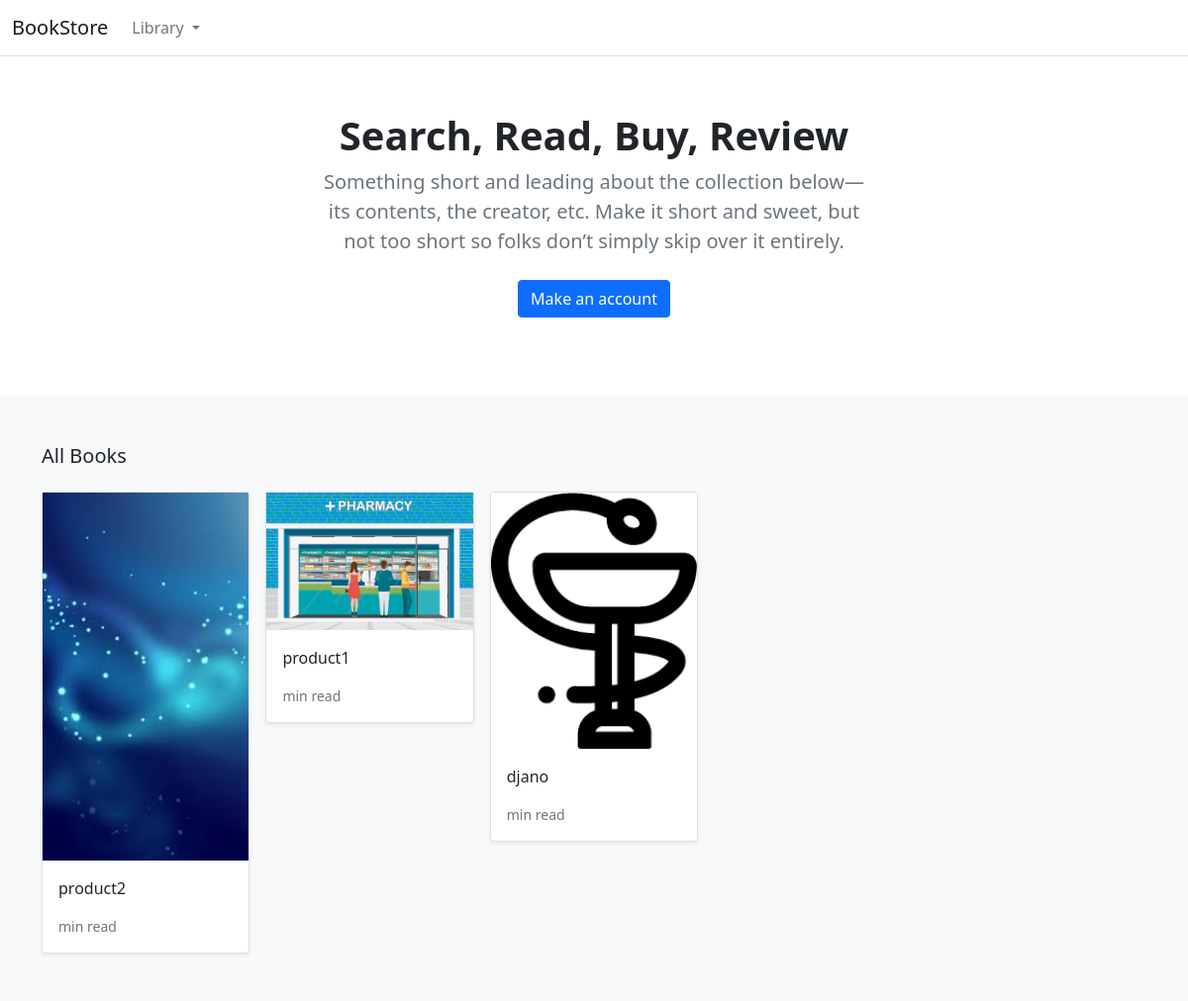
The app's page /, older data.
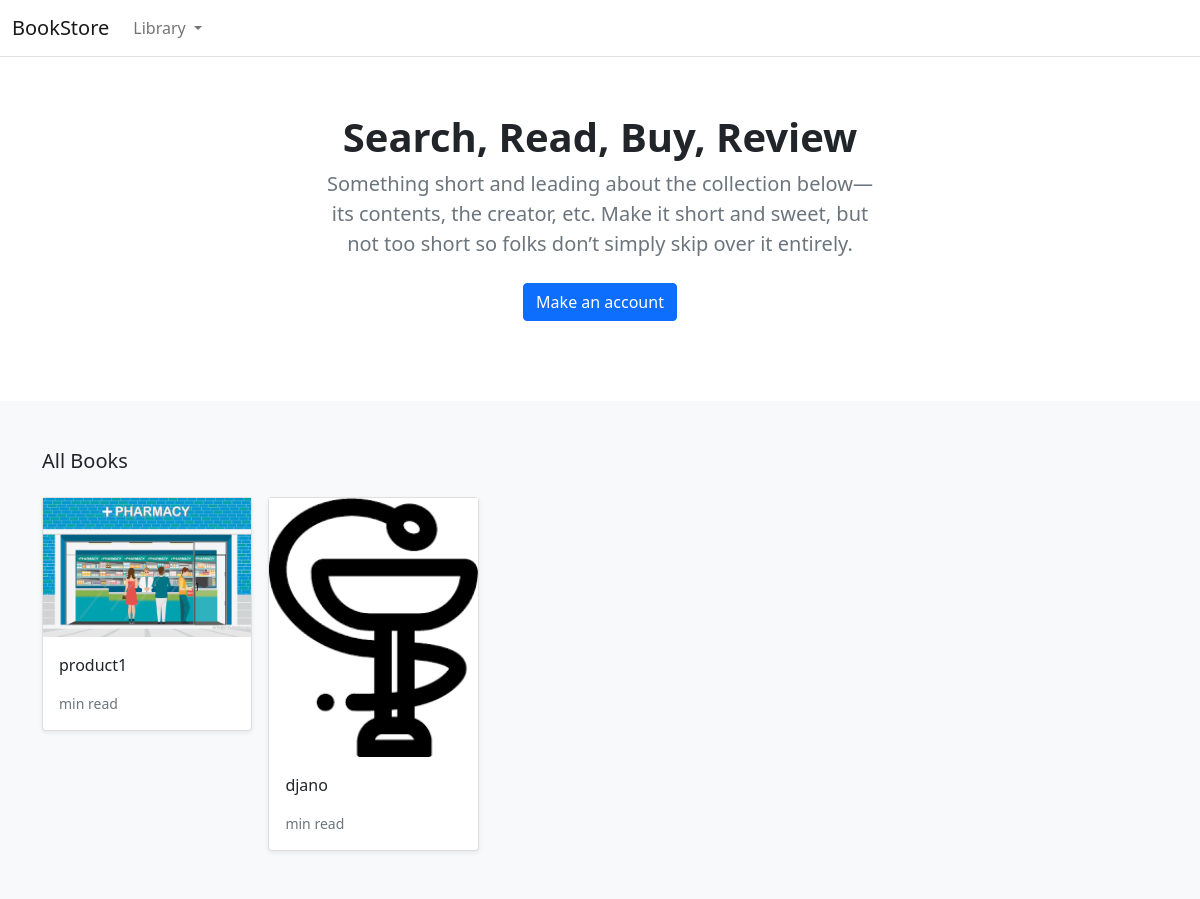
The same page, newer data.
### store/models.py (models this page shows, shortened)
class Product(models.Model):
    category = models.ForeignKey(Category,related_name='product', on_delete=models.CASCADE)
    created_by = models.ForeignKey(User,on_delete=models.CASCADE,related_name='product_creator')
    title = models.CharField(max_length=255)
    author = models.CharField(max_length=255,default='admin')
    decription = models.TextField(blank=True)
    image =  models.ImageField(upload_to='images/' ,default='images/default.png')
    slug = models.SlugField(max_length=255)
    price = models.DecimalField(max_digits=4, decimal_places=2)
    in_stock = models.BooleanField(default=True)
    is_active = models.BooleanField(default=True)
    created = models.DateTimeField(auto_now_add=True)
    updated = models.DateTimeField(auto_now=True)
    objects = models.Manager()
    products = ProductManager()
    class Meta :
        verbose_name_plural = 'Products'
        ordering = ('-created',)
    def get_absolute_url(self):
        return reverse('store:product_detail',args=[self.slug])

### store/views.py (the view)
# urls.py: path('',views.product_all,name="product_all"),
def product_all(request):
    products = Product.products.all()
    return render(request,'store/home.html',{'products':products})

### store/context_processors.py (called while the page is built)
def categories(request):
    return {
        'categories': Category.objects.all()
    }

### store/models.py (called while the page is built)
    def get_queryset(self):
        return super (ProductManager,self).get_queryset().filter(is_active=True)

    def get_absolute_url(self):
        return reverse('store:category_list',args=[self.slug])

### templates/store/home.html (shortened to what this page needs)
{% extends "./base.html" %}
{% load static %}
{% block content %}
<main>
  <section class="py-5 text-center container">
    <div class="row py-lg-2">
      <div class="col-lg-6 col-md-8 mx-auto">
        <h1 class="h1 fw-bold">Search, Read, Buy, Review</h1>
        <p class="lead text-muted">Something short and leading about the collection below—its contents, the creator,
          etc. Make it short and sweet, but not too short so folks don’t simply skip over it entirely.</p>
        <p>
          <a href="#" class="btn btn-primary my-2">Make an account</a>
        </p>
      </div>
    </div>
  </section>
  <div class="album py-5 bg-light">
    <div class="container">
      <div class="pb-3 h5">All Books</div>
      <div class="row row-cols-1 row-cols-sm-2 row-cols-md-5 g-3">
        {% for product in products %}
        <div class="col">
          <div class="card shadow-sm">
            <img class="img-fluid" alt="Responsive image" src="{{ product.image.url }}">
            <div class="card-body">
              <p class="card-text">
                <a class="text-dark text-decoration-none" href="{{ product.get_absolute_url }}">{{ product.title }}</a>
              </p>
              <div class="d-flex justify-content-between align-items-center">
                <small class="text-muted">min read</small>
              </div>
            </div>
          </div>
        </div>
        {% endfor %}
      </div>
    </div>
  </div>
  {% endblock %}

Row changes from the older to the newer data that the page shows:
no longer on this page (row edited): Product: image (picture), title "product2"
